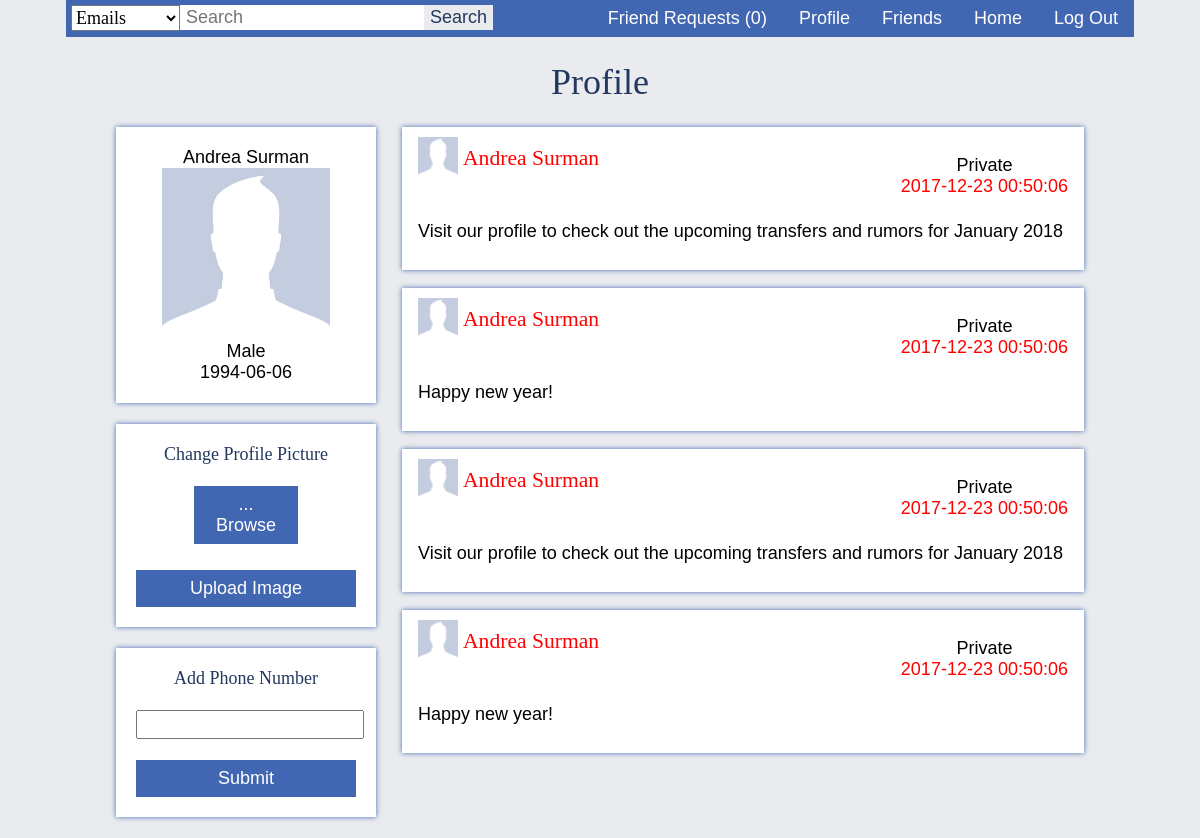
/profile.php (signed in), run on the app's committed database.
### tables this page shows
CREATE TABLE posts (
post_id             INT NOT NULL AUTO_INCREMENT,
post_caption        TEXT NOT NULL,
post_time           TIMESTAMP NOT NULL, 
post_public         CHAR(1) NOT NULL,
post_by             INT NOT NULL,
PRIMARY KEY (post_id),
FOREIGN KEY (post_by) REFERENCES users(user_id)
);

CREATE TABLE users (
user_id             INT NOT NULL AUTO_INCREMENT,
user_firstname      VARCHAR(20) NOT NULL,  
user_lastname       VARCHAR(20) NOT NULL,
user_nickname       VARCHAR(20),
user_password       VARCHAR(255) NOT NULL,
user_email          VARCHAR(255) NOT NULL,
user_gender         CHAR(1) NOT NULL,
user_birthdate      DATE NOT NULL,    
user_status         CHAR(1),
user_about          TEXT,
user_hometown       VARCHAR(255),
PRIMARY KEY (user_id)
);

### includes/post.php (the view, shortened to what this page needs)
<?php
echo '<div class="post">';
if($row['post_public'] == 'Y') {
    echo '<p class="public">';
    echo 'Public';
}else {
    echo '<p class="public">';
    echo 'Private';
}
echo '<br>';
echo '<span class="postedtime">' . $row['post_time'] . '</span>';
echo '</p>';
echo '<div>';
include 'profile_picture.php';
echo '<a class="profilelink" href="profile.php?id=' . $row['user_id'] .'">' . $row['user_firstname'] . ' ' . $row['user_lastname'] . '<a>';
echo'</div>';
echo '<br>';
echo '<p class="caption">' . $row['post_caption'] . '</p>';
echo '</div>';
?>

### profile.php (shortened to what this page needs)
<?php
$conn = connect();
?>
<?php
if(isset($_GET['id']) && $_GET['id'] != $_SESSION['user_id']) {
    $current_id = $_GET['id'];
    $flag = 1;
} else {
    $current_id = $_SESSION['user_id'];
    $flag = 0;
}
?>
<!DOCTYPE html>
<html>
<head>
    <link rel="stylesheet" type="text/css" href="resources/css/main.css">
</head>
<body>
    <div class="container">
        <?php include 'includes/navbar.php'; ?>
        <h1>Profile</h1>
        <?php
        if($flag == 0) {
            $postsql = "SELECT posts.post_caption, posts.post_time, users.user_firstname, users.user_lastname,
                                posts.post_public, users.user_id, users.user_gender, users.user_nickname,
                                users.user_birthdate, users.user_hometown, users.user_status, users.user_about,
                                posts.post_id
                        FROM posts
                        JOIN users
                        ON users.user_id = posts.post_by
                        WHERE posts.post_by = $current_id
                        ORDER BY posts.post_time DESC";
            $profilesql = "SELECT users.user_id, users.user_gender, users.user_hometown, users.user_status, users.user_birthdate,
                                 users.user_firstname, users.user_lastname
                          FROM users
                          WHERE users.user_id = $current_id";
            $profilequery = mysqli_query($conn, $profilesql);
        }
        $postquery = mysqli_query($conn, $postsql);
        if($postquery){
            $width = '40px';
            $height = '40px';
            if(mysqli_num_rows($postquery) == 0){
                if($flag == 0){
                    echo '<div class="post">';
                    echo 'You don\'t have any posts yet';
                    echo '</div>';
                } else {
                    echo '<div class="post">';
                    echo 'There is no public posts to show.';
                    echo '</div>';
                }
                include 'includes/profile.php';
            } else {
                while($row = mysqli_fetch_assoc($postquery)){
                    include 'includes/post.php';
                }
                include 'includes/profile.php';
                ?>
                <br>
                <?php if($flag == 0){?>
                <div class="profile">
                    <center class="changeprofile">Change Profile Picture</center>
                    <br>
                    <form action="" method="post" enctype="multipart/form-data">
                        <center>
                            <label class="upload" onchange="showPath()">
                                <span id="path" style="color: white;">... Browse</span>
                            </label>
                        </center>
                        <br>
                        <input type="submit" value="Upload Image" name="profile">
                    </form>
                </div>
                <br>
                <div class="profile">
                    <center class="changeprofile">Add Phone Number</center>
                    <br>
                    <form method="post" onsubmit="return validateNumber()">
                        <center>
                            <input type="text" name="number" id="phonenum">
                            <br>
                            <input type="submit" value="Submit" name="phone">
                        </center>
                    </form>
                </div>
                <br>
                <?php } ?>
                <?php
            }
        }
        ?>
    </div>
</body>
</html>

### includes/profile_picture.php
<?php
$target = glob("data/images/profiles/" . $row['user_id'] . ".*");
if($target) {
    echo '<img src="' . $target[0] . '" width="' . $width . '" height="' . $height .'">';
} else {
    if($row['user_gender'] == 'M') {
        echo '<img src="data/images/profiles/M.jpg" width="' . $width . '" height="' . $height .'">';
    } else if ($row['user_gender'] == 'F') {
        echo '<img src="data/images/profiles/F.jpg" width="' . $width . '" height="' . $height .'">';
    }
}
?>

### includes/profile.php (shortened to what this page needs)
<?php
echo '<div class="profile">';
echo '<center>';
$row = mysqli_fetch_assoc($profilequery);
if(!empty($row['user_nickname']))
    echo $row['user_firstname'] . ' ' . $row['user_lastname'] . ' (' . $row['user_nickname'] . ')';
else
    echo $row['user_firstname'] . ' ' . $row['user_lastname'];
echo '<br>';
$width = '168px';
$height = '168px';
include 'includes/profile_picture.php';
echo '<br>';
if($row['user_gender'] == "M")
    echo 'Male';
else if($row['user_gender'] == "F")
    echo 'Female';
echo '<br>';
echo $row['user_birthdate'];
echo'</div>';
?>

### resources/css/main.css (style rules this page uses)
body { margin: 0; font-family: Fontin, Arial, Verdana; font-size: 18px; background-color: #e9ebee; }
input { font-family: Fontin, Arial, Verdana; width: 100%; font-size: 18px; padding: 2px; }
span { color: red; }
.container { margin: 0 auto; width: 1068px; }
.post, .createpost { background-color: white; box-shadow: 0 0 5px #4267b2; margin: auto; width: 650px; padding: 10px 16px; overflow: auto; }
.post .public { float: right; text-align: center; width: auto; }
h1 { font-family: Fontin SmallCaps; color: #23385f; font-weight: normal; text-align: center; }
h3, a.profilelink { font-family: Fontin SmallCaps; color: red; font-weight: normal; font-size: 120%; margin-bottom: 0; margin-top: 0; display: inline-block; margin-left: 5px; vertical-align: 12px; text-decoration: none; }
input[type=submit] { color: white; cursor: pointer; background-color: #23385f; border: none; padding: 8px; }
.container input[type=submit] { background-color: #4267b2; }

### profile.php (style rules this page uses)
.post { margin-right: 50px; float: right; margin-bottom: 18px; }
.profile { margin-left: 50px; background-color: white; box-shadow: 0 0 5px #4267b2; width: 220px; padding: 20px; }
label.upload { cursor: pointer; color: white; background-color: #4267b2; padding: 8px 12px; display: inline-block; max-width: 80px; overflow: auto; }
.changeprofile { color: #23385f; font-family: Fontin SmallCaps; }

### data on the page
posts: post_public "Private", post_time "2017-12-23 00:50:06", post_by.user_firstname "Andrea", post_by.user_lastname "Surman", post_caption "Visit our profile to check out the upcoming transfers and rumors for January 2018"
posts: post_time "2017-12-23 00:50:06", post_by.user_firstname "Andrea", post_by.user_lastname "Surman", post_caption "Happy new year!"
posts: post_time "2017-12-23 00:50:06", post_by.user_firstname "Andrea", post_by.user_lastname "Surman", post_caption "Visit our profile to check out the upcoming transfers and rumors for January 2018"
posts: post_time "2017-12-23 00:50:06", post_by.user_firstname "Andrea", post_by.user_lastname "Surman", post_caption "Happy new year!"
users: user_lastname "Surman", user_birthdate "1994-06-06"

### other printed values
$row['count'] "0"
